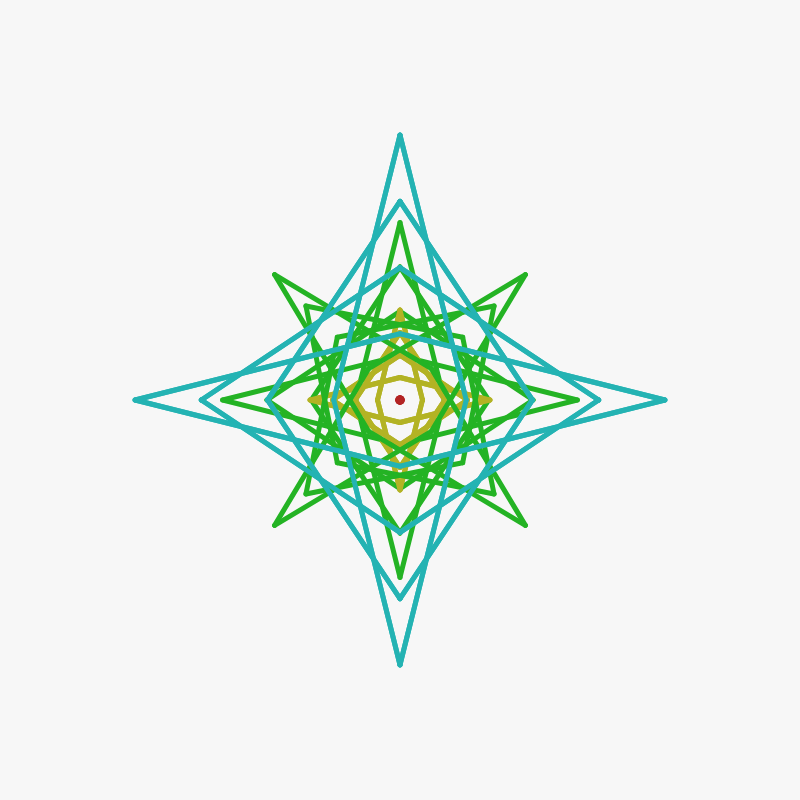
Frame 1 (no input)
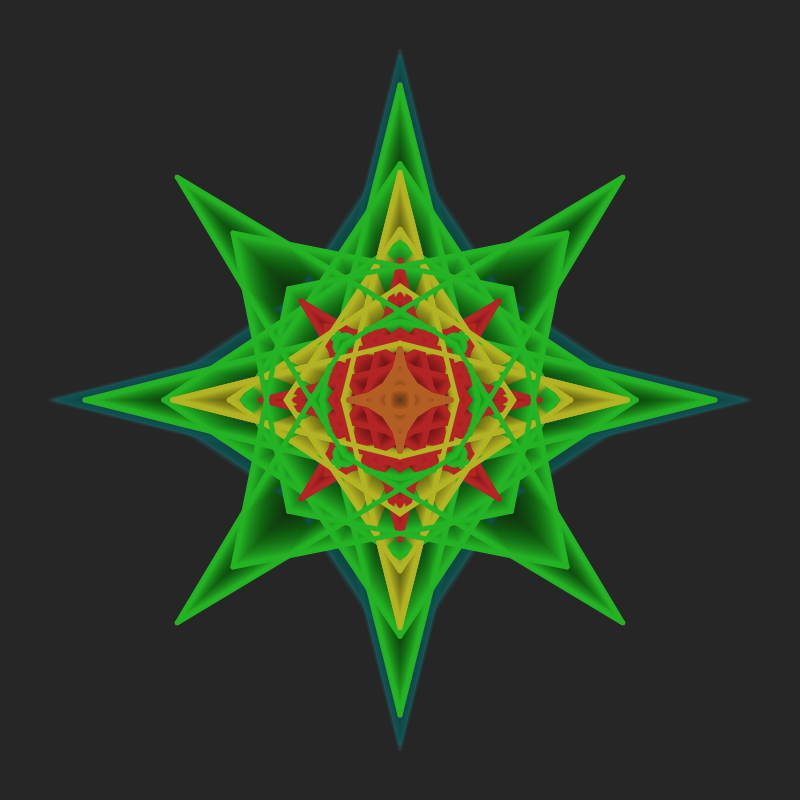
Frame 60 (no input)
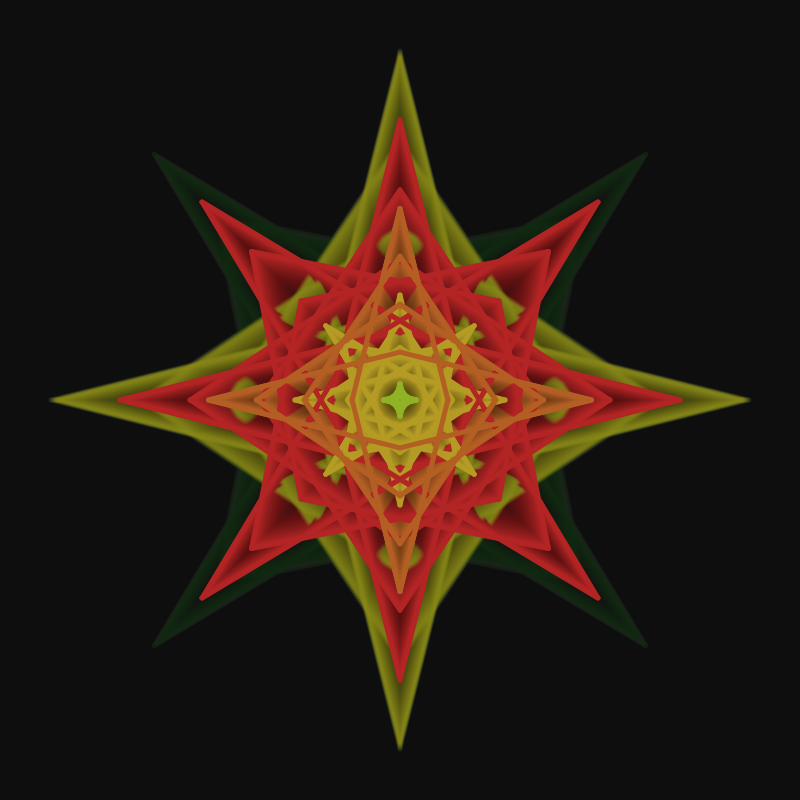
Frame 120 (the mouse pressed at the canvas centre since frame 60)

The p5.js sketch that drew these frames (run headless with seeded random() and noise() and a simulated clock; from frame 60 on, the mouse is pressed at the canvas centre):

// p5.js sketch
// ── sketch.js
let sets = [];
const numSets = 4;
const maxDist = 350;
const speed = 1;
let baseHue = 0;

function setup() {
  createCanvas(800, 800);
  colorMode(HSB);
  for (let i = 0; i < numSets; i++) {
    sets.push({
      progress: i * (1/numSets),
      hue: (baseHue + (i * 60)) % 360
    });
  }
}

function draw() {
  background(0, 0.03);
  translate(width/2, height/2);
  
  // Center lines
  stroke(0, 0, 20);
  strokeWeight(5);
  // line(0, -maxDist, 0, maxDist);
  // line(-maxDist, 0, maxDist, 0);
  
  sets.forEach((set, idx) => {
    set.progress += speed/150;
    if (set.progress >= 1) {
      set.progress = 0;
      set.hue = (baseHue + 25) % 360;
      baseHue = set.hue;
    }
    
    let distance = set.progress * maxDist;
    let yPoints = [-maxDist, -(maxDist/4*3), -(maxDist/4*2), -(maxDist/4*1)].map(y => y * set.progress);
    let xPoints = [(maxDist/4*1), (maxDist/4*2), (maxDist/4*3), maxDist].map(x => x * set.progress);
    
    let opacity = set.progress >= 0.9 ? map(set.progress, 0.9, 1, 1, 0) : 1;
    
    for (let i = 0; i < yPoints.length; i++) {
      stroke(set.hue, 80, 70, opacity);
      line(0, yPoints[i], -xPoints[i], 0);
      line(0, yPoints[i], xPoints[i], 0);
      line(0, -yPoints[i], -xPoints[i], 0);
      line(0, -yPoints[i], xPoints[i], 0);
    }
  });
  
  push();
  
  sets.forEach((set, idx) => {
    rotate(QUARTER_PI)
    // set.progress += speed/150;
    if (set.progress >= 1) {
    //   set.progress = 0;
      set.hue = (baseHue + 25) % 360;
    //   baseHue = set.hue;
    }
    
    let distance = set.progress * maxDist;
    let yPoints = [-maxDist, -(maxDist/4*3), -(maxDist/4*2), -(maxDist/4*1)].map(y => y * set.progress);
    let xPoints = [(maxDist/4*1), (maxDist/4*2), (maxDist/4*3), maxDist].map(x => x * set.progress);
    
    let opacity = set.progress >= 0.9 ? map(set.progress, 0.9, 1, 1, 0) : 1;
    
    for (let i = 0; i < yPoints.length; i++) {
      stroke(set.hue, 80, 70, opacity);
      line(0, yPoints[i], -xPoints[i], 0);
      line(0, yPoints[i], xPoints[i], 0);
      line(0, -yPoints[i], -xPoints[i], 0);
      line(0, -yPoints[i], xPoints[i], 0);
    }
  });
  pop()
}
